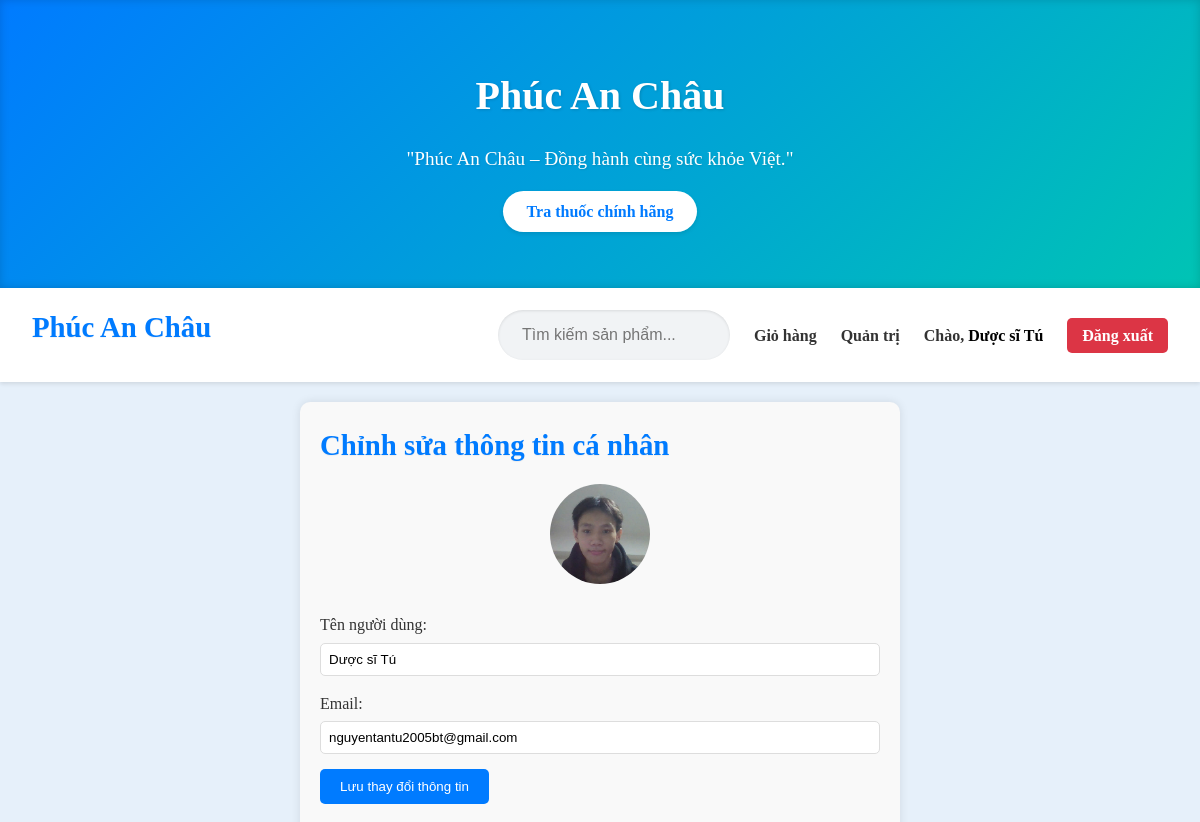
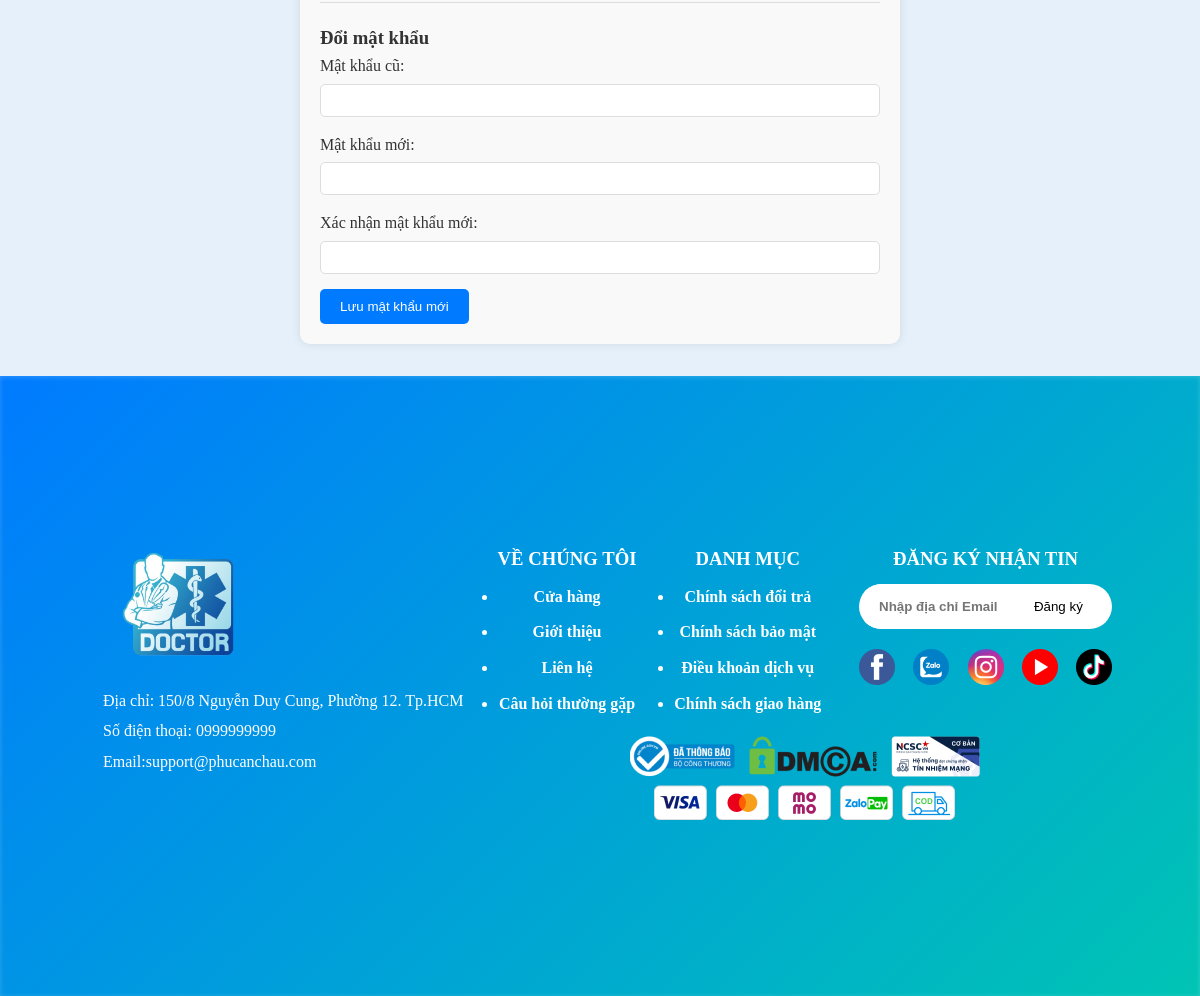
The page /edit_profile.php (signed in) on the database its author committed (2 pictures, top to bottom).
### tables this page shows
CREATE TABLE `users` (
  `id` int(11) NOT NULL,
  `username` varchar(50) NOT NULL,
  `password` varchar(255) NOT NULL,
  `email` varchar(100) DEFAULT NULL,
  `avatar` varchar(255) DEFAULT 'default-avatar.jpg',
  `role` enum('user','admin') DEFAULT 'user',
  `created_at` timestamp NOT NULL DEFAULT current_timestamp()
);

### edit_profile.php (the view, shortened to what this page needs)
<?php
include 'includes/db.php';
$user_id = $_SESSION['user_id'];
$username = $_SESSION['username'];
$role = $_SESSION['role'];
$sql = "SELECT username, avatar, email, password FROM users WHERE id = ?";
$stmt = $conn->prepare($sql);
$stmt->bind_param("i", $user_id);
$stmt->execute();
$result = $stmt->get_result();
if ($result->num_rows > 0) {
    $user = $result->fetch_assoc();
    $username = htmlspecialchars($user['username']);
    $email = htmlspecialchars($user['email'] ?? '');
    $avatar = $user['avatar'];
} else {
    $username = '';
    $email = '';
    $avatar = '';
    $stored_password = '';
}
?>
<!DOCTYPE html>
<html lang="vi">
<head>
    <link rel="stylesheet" href="assets/css/Trang_chu.css">
</head>
<body>
    <?php
    include 'includes/header.php';
    include 'includes/nav.php';
    ?>
    <div class="edit-container">
        <h2>Chỉnh sửa thông tin cá nhân</h2>
        <div class="avatar-section">
            <?php if (!empty($avatar)): ?>
                <img src="assets/img/<?php echo htmlspecialchars($avatar); ?>" alt="Avatar" onerror="this.style.display='none';">
            <?php else: ?>
                <p>Chưa có avatar</p>
            <?php endif; ?>
        </div>
        <form method="POST" class="edit-form">
            <div>
                <label for="username">Tên người dùng:</label>
                <input type="text" id="username" name="username" value="<?php echo $username; ?>" required>
            </div>
            <div>
                <label for="email">Email:</label>
                <input type="email" id="email" name="email" value="<?php echo $email; ?>">
            </div>
            <button type="submit" class="save-btn">Lưu thay đổi thông tin</button>
        </form>
        <div class="password-section">
            <h3>Đổi mật khẩu</h3>
            <form method="POST" class="edit-form">
                <div>
                    <label for="current_password">Mật khẩu cũ:</label>
                    <input type="password" id="current_password" name="current_password" required>
                </div>
                <div>
                    <label for="new_password">Mật khẩu mới:</label>
                    <input type="password" id="new_password" name="new_password" required>
                </div>
                <div>
                    <label for="confirm_password">Xác nhận mật khẩu mới:</label>
                    <input type="password" id="confirm_password" name="confirm_password" required>
                </div>
                <button type="submit" class="save-btn">Lưu mật khẩu mới</button>
            </form>
        </div>
    </div>
    <?php include 'includes/footer.php' ?>
</body>
</html>

### includes/nav.php (shortened to what this page needs)
<?php
$search_keyword = $_GET['search'] ?? '';
?>
<nav class="navbar">
    <div class="logo">
        <a href="index.php">
            <h2>Phúc An Châu</h2>
        </a>
    </div>
    <div class="nav-links">
        <form method="GET" action="index.php" class="search-bar">
            <input type="text" id="search-input" name="search" placeholder="Tìm kiếm sản phẩm..." value="<?php echo $search_keyword; ?>">
        </form>
        <a href="cart.php">Giỏ hàng</a>
        <?php if ($role === 'admin'): ?>
            <a href="admin.php">Quản trị</a>
        <?php endif; ?>
        <span class="user-greeting"> Chào, <strong>
            <?php if ($role === 'admin' || $role === 'user') {
            ?>
                <div class="dropdown user-greeting">
                <button class="dropbtn"><?php echo $username; ?></button>
                </div>
            <?php
            } else {
                echo 'Khách';
            } ?>
        </strong></span>
                <?php if ($role === 'admin' || $role === 'user') {
            echo '<a href="auth/logout.php" class="logout-btn">Đăng xuất</a>';
        } else {
            echo '<a href="auth/login.php" class="logout-btn">Đăng nhập</a>';
        } ?>
    </div>
</nav>

### assets/css/Trang_chu.css (style rules this page uses)
* { margin: 0; padding: 0; box-sizing: border-box; }
body { font-family: 'Times New Roman', Times, serif, sans-serif; line-height: 1.6; color: #333; background-color: #e6f0fa; }
.navbar { background: #fff; box-shadow: 0 2px 4px rgba(0, 0, 0, 0.1); padding: 1rem 2rem; display: flex; justify-content: space-between; align-items: center; position: sticky; top: 0; z-index: 1000; transition: background 0.3s; width: 100%; }
.navbar .logo a { font-size: 1.5rem; color: #007bff; text-decoration: none; font-weight: bold; transition: color 0.3s ease; }
.nav-links { display: flex; align-items: center; gap: 1.5rem; }
.nav-links a, .nav-links .user-greeting { color: #333; font-weight: bold; text-decoration: none; transition: color 0.3s; }
.logout-btn { color: #fff !important; background-color: #dc3545; padding: 5px 15px; border-radius: 5px; }
.search-bar { display: flex; align-items: center; background: #f1f3f5; border-radius: 50px; padding: 0.5rem 1rem; box-shadow: inset 0 1px 3px rgba(0, 0, 0, 0.1); }
.search-bar input { border: none; background: none; outline: none; font-size: 1rem; padding: 0.5rem; width: 200px; transition: width 0.3s ease; }
h2 { font-size: 1.8rem; margin-bottom: 1rem; color: #007bff; font-weight: bold; text-shadow: 0 1px 1px rgba(0, 0, 0, 0.05); }

### edit_profile.php (style rules this page uses)
.edit-container { max-width: 600px; margin: 20px auto; padding: 20px; background: #f9f9f9; border-radius: 10px; box-shadow: 0 0 10px rgba(0,0,0,0.1); }
.avatar-section { text-align: center; margin-bottom: 20px; }
.avatar-section img { width: 100px; height: 100px; border-radius: 50%; object-fit: cover; }
.edit-form div { margin-bottom: 15px; }
.edit-form label { display: block; margin-bottom: 5px; }
.edit-form input { width: 100%; padding: 8px; border: 1px solid #ddd; border-radius: 5px; }
.save-btn { background: #007bff; color: white; border: none; padding: 10px 20px; border-radius: 5px; cursor: pointer; }
.password-section { margin-top: 20px; border-top: 1px solid #ddd; padding-top: 20px; }

### includes/nav.php (style rules this page uses)
.dropdown { position: relative; display: inline-block; }
.dropbtn { background: none; border: none; font-weight: bold; cursor: pointer; font-size: 16px; font-family: 'Times New Roman', Times, serif, sans-serif; }

### rows shown on the page
users: username "Dược sĩ Tú", avatar (picture), email "nguyentantu2005bt@gmail.com"
